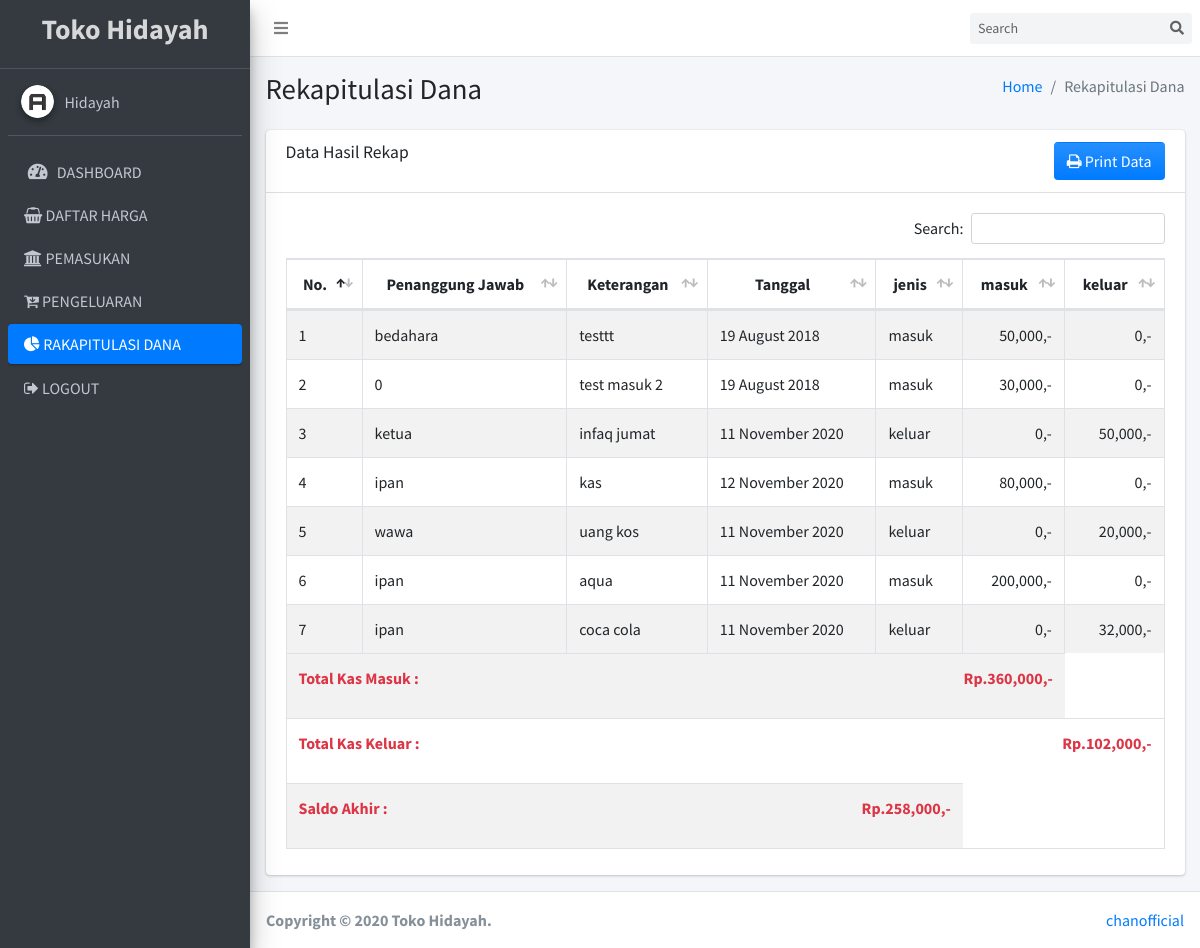
/page/rekap.php (signed in), run on the app's committed database.
### tables this page shows
CREATE TABLE `kas` (
  `id` int(11) NOT NULL,
  `penanggung` varchar(100) NOT NULL,
  `keterangan` varchar(300) NOT NULL,
  `tgl` date NOT NULL,
  `masuk` int(10) NOT NULL,
  `jenis` varchar(20) NOT NULL,
  `keluar` int(20) NOT NULL
);

### page/rekap.php (the view, shortened to what this page needs)
<?php
require '../koneksi.php';
?>
<!DOCTYPE html>
<html>
<head>
  <link rel="stylesheet" href="../plugins/fontawesome-free/css/all.min.css">
  <link rel="stylesheet" href="https://code.ionicframework.com/ionicons/2.0.1/css/ionicons.min.css">
  <link rel="stylesheet" href="../plugins/datatables-bs4/css/dataTables.bootstrap4.min.css">
  <link rel="stylesheet" href="../plugins/datatables-responsive/css/responsive.bootstrap4.min.css">
  <link rel="stylesheet" href="../dist/css/adminlte.min.css">
  <link rel="stylesheet" href="https://cdnjs.cloudflare.com/ajax/libs/font-awesome/4.7.0/css/font-awesome.min.css">
</head>
<body class="hold-transition sidebar-mini">
  <div class="wrapper">
    <nav class="main-header navbar navbar-expand navbar-white navbar-light">
      <ul class="navbar-nav">
        <li class="nav-item">
          <a class="nav-link" data-widget="pushmenu" href="#" role="button"><i class="fas fa-bars"></i></a>
        </li>
      </ul>
      <form class="form-inline ml-auto">
        <div class="input-group input-group-sm">
          <input class="form-control form-control-navbar" type="search" placeholder="Search" aria-label="Search">
          <div class="input-group-append">
            <button class="btn btn-navbar" type="submit">
              <i class="fas fa-search"></i>
            </button>
          </div>
        </div>
      </form>
    </nav>
  <aside class="main-sidebar sidebar-dark-primary elevation-4">
    <a href="#" class="brand-link text-center">
      <h3 class="brand-text font-weight-bold">Toko Hidayah</h3>
    </a>
    <div class="sidebar">
      <div class="user-panel mt-3 pb-3 mb-3 d-flex">
        <div class="image">
          <img src="../dist/img/user2-160x160.jpg" class="img-circle elevation-2" alt="User Image">
        </div>
        <div class="info">
          <a href="#" class="d-block"><?php echo ucwords($_SESSION['username']); ?></a>
        </div>
      </div>
      <nav class="mt-2">
        <ul class="nav nav-pills nav-sidebar flex-column" data-widget="treeview" role="menu" data-accordion="false">
          <li class="nav-item">
            <a href="home.php" class="nav-link">
              <i class="nav-icon fas fa-tachometer-alt"></i>
              <p>
                DASHBOARD
              </p>
            </a>
          </li>
          <li class="nav-item">
            <a href="barang.php" class="nav-link">
            <i class="fa fa-shopping-basket"></i>
              <p>
                DAFTAR HARGA
              </p>
            </a>
          </li>
          <li class="nav-item">
            <a href="masuk.php" class="nav-link">
              <i class="fa fa-institution"></i>
              <p>
                PEMASUKAN
              </p>
            </a>
          </li>
          <li class="nav-item">
            <a href="keluar.php" class="nav-link">
              <i class="fa fa-cart-arrow-down"></i>
              <p>
                PENGELUARAN
              </p>
            </a>
          </li>
          <li class="nav-item">
            <a href="rekap.php" class="nav-link active">
              <i class="fa fa-pie-chart"></i>
              <p>
                RAKAPITULASI DANA
              </p>
            </a>
          </li>
          <li class="nav-item">
            <a href="../logout.php" class="nav-link">
              <i class="fa fa-sign-out"></i>
              <p>
                LOGOUT
              </p>
            </a>
          </li>
        </ul>
      </nav>
    </div>
  </aside>
  <div class="content-wrapper">
    <section class="content-header">
      <div class="container-fluid">
        <div class="row mb-2">
          <div class="col-sm-6">
            <h1>Rekapitulasi Dana</h1>
          </div>
          <div class="col-sm-6">
            <ol class="breadcrumb float-sm-right">
              <li class="breadcrumb-item"><a href="home.php">Home</a></li>
              <li class="breadcrumb-item active">Rekapitulasi Dana</li>
            </ol>
          </div>
        </div>
      </div>
    </section>
    <section class="content">
      <div class="container-fluid">
        <div class="row">
          <div class="col-12">
            <div class="card">
              <div class="card-header">
                <h3 class="card-title">Data Hasil Rekap</h3>
                <a href="cetak.php" type="button" class="btn bg-gradient-primary pull-right" target="_blank"><li class="fa fa-print"></li> Print Data</a>
              </div>
              <div class="card-body">
                <table id="example2" class="table table-bordered table-striped">
                    <thead>
                        <tr class="text-center">
                         <th>No.</th>
                         <th>Penanggung Jawab</th>
                         <th>Keterangan</th>
                         <th>Tanggal</th>
                         <th>jenis</th>
                         <th>masuk</th>
                         <th>keluar</th>
                        </tr>
                        </thead>
                        <tbody>
                                  <?php
                                    $no = 1;
                                    $sql = mysqli_query($koneksi, "SELECT * FROM kas");
                                    while ($data = mysqli_fetch_assoc($sql)) {
                                  ?>
                        <tr>
                          <td><?php echo $no++; ?></td>
                          <td><?php echo $data['penanggung']; ?></td>
                          <td><?php echo $data['keterangan']; ?></td>
                          <td><?php echo date('d F Y', strtotime($data['tgl'])); ?></td>
                          <td><?php echo $data['jenis']; ?></td>
                          <td style="text-align: right;"><?php echo number_format($data['masuk']).",-"; ?></td>
                          <td style="text-align: right;"><?php echo number_format($data['keluar']).",-"; ?></td>
                        </tr>
                                  <?php
                                    $total = $total+$data['masuk'];
                                    $total_keluar = $total_keluar+$data['keluar'];
                                    $saldo_akhir = $total - $total_keluar;
                                    }
                                  ?>
                        </tbody>
                        <tr>
                          <td colspan="6" class="font-weight-bold Text-left text-red">Total Kas Masuk : <p class="font-weight-bold pull-right text-red"><?php echo " Rp." . number_format($total).",-"; ?></p></td>
                        </tr>
                        <tr>
                          <td colspan="7" class="font-weight-bold Text-left text-red">Total Kas Keluar : <p class="font-weight-bold pull-right text-red"><?php echo " Rp." . number_format($total_keluar).",-"; ?></p></td>
                        </tr>
                        <tr>
                          <td colspan="5" class="font-weight-bold Text-left text-red">Saldo Akhir : <p class="font-weight-bold pull-right text-red"><?php echo " Rp." . number_format($saldo_akhir).",-"; ?></p></td>
                        </tr>
                </table>
              </div>
            </div>
          </div>
        </div>
      </div>
    </section>
  </div>
  <footer class="main-footer">
    <div class="float-right d-none d-sm-inline">
      <a href="http://chanofficial.my.id">chanofficial</a>
    </div>
    <strong>Copyright &copy; 2020 Toko Hidayah.</strong>
  </footer>
</div>
</body>
</html>

### data on the page
kas: penanggung "bedahara", keterangan "testtt", tgl "19 August 2018", jenis "masuk", masuk "50,000", keluar "0"
kas: penanggung "0", keterangan "test masuk 2", tgl "19 August 2018", jenis "masuk", masuk "30,000", keluar "0"
kas: penanggung "ketua", keterangan "infaq jumat", tgl "11 November 2020", jenis "keluar", masuk "0", keluar "50,000"
kas: penanggung "ipan", keterangan "kas", tgl "12 November 2020", jenis "masuk", masuk "80,000", keluar "0"
kas: penanggung "wawa", keterangan "uang kos", tgl "11 November 2020", jenis "keluar", masuk "0", keluar "20,000"
kas: penanggung "ipan", keterangan "aqua", tgl "11 November 2020", jenis "masuk", masuk "200,000", keluar "0"
kas: penanggung "ipan", keterangan "coca cola", tgl "11 November 2020", jenis "keluar", masuk "0", keluar "32,000"

### other printed values
$_SESSION['username'] "Hidayah"
$total "360,000"
$total_keluar "102,000"
$saldo_akhir "258,000"
